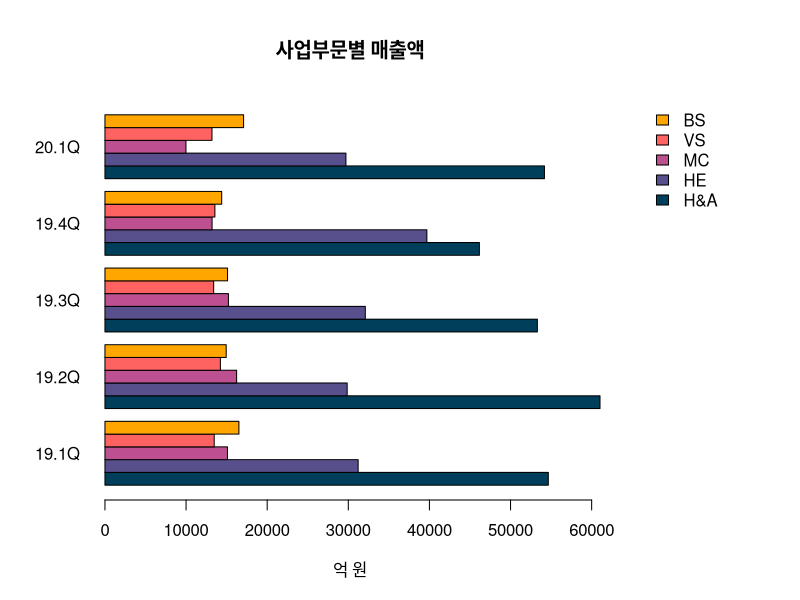

Source code (R):
### chapter 08 기본 그래프 작성하기 I

# 1. 막대그래프 LAB
ha <- c(54659, 61028, 53307, 46161, 54180)
he <- c(31215, 29863, 32098, 39684, 29707)
mc <- c(15104, 16233, 15222, 13208, 9986)
vs <- c(13470, 14231, 13401, 13552, 13193)
bs <- c(16513, 14947, 15112, 14392, 17091)

ds <- rbind(ha, he, mc, vs, bs)
colnames(ds) <- c('19.1Q', '19.2Q', '19.3Q', '19.4Q', '20.1Q')

par(mfrow=c(1,1), mar=c(5,5,5,10))

# 막대그래프를 수평 방향으로 출력하고 y 축의 값도 수평으로 출력
# x 축에 '억원'이라는 설명을 추가하고 각 사업부문별 매출액을 각각의 막대로 분리
# 범례를 추가하기 위한 여백을 만들고 범례의 이름과 위치 설정
barplot(ds, main='사업부문별 매출액',
        col = c('#003f5c', '#58508d', '#bc5090', '#ff6361', '#ffa600'),
        horiz = T, las = 1,
        xlab='억 원', beside=T,
        legend.text=c('H&A', 'HE', 'MC', 'VS', 'BS'),
        args.legend=list(x='topright', bty='n', inset=c(-0.25,0)))

# 그래프 출력 후에는 여백 초기화
par(mfrow=c(1,1), mar=c(5,4,4,2)+.1)
